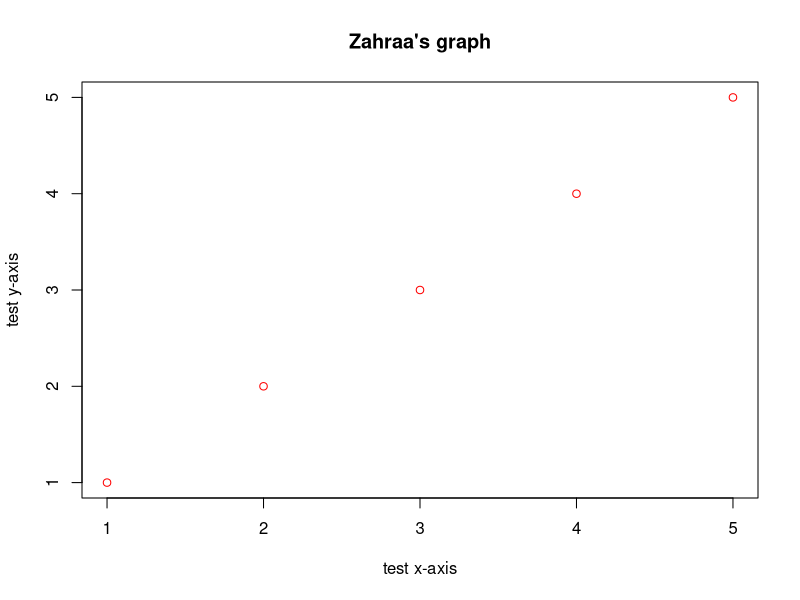

The R script that drew this image:
## ---- chunk 1
knitr::opts_chunk$set(echo = TRUE)
## ---- chunk 2
test <- c(1, 2, 3, 4, 5)
summary(test)
## ---- chunk 3
plot(c(1,2,3,4,5), c(1,2,3,4,5), col='red',main="Zahraa's graph",col.main="black",xlab="test x-axis",ylab="test y-axis")
